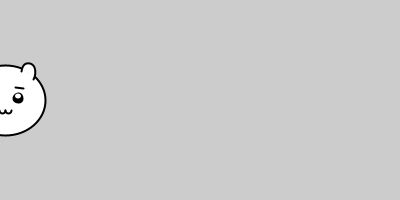
Frame 1 (no input)
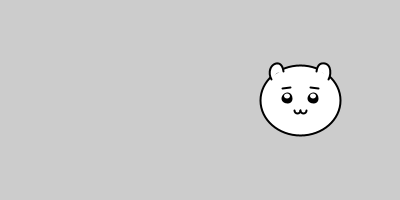
Frame 60 (the mouse pressed at the canvas centre just before this capture)
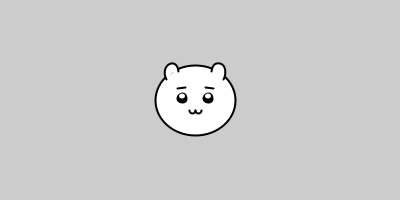
Frame 120 (the mouse held since frame 60 and released just before this capture)

The Processing sketch that drew these frames (run headless with seeded random() and noise(); from frame 60 on, the mouse is pressed at the canvas centre):

// Processing sketch: sk_func_face_x
// ── sk_func_face_x.pde
int iX = 0;

void setup()
{
  size( 400, 200 );
  frameRate( 30 );
}

void draw()
{
  background( 204 );
  
  iX += 5;  // 毎フレーム5ピクセル移動
  if( iX > 400 )
  {
    iX = 0;
  }
  
  translate( iX, 100 );  // スクリーン中央へ平行移動
  
  // 顔の描画
  drawFace();
}

void drawFace()
{
  strokeWeight( 2 );
  
  // 顔輪郭と耳
  fill( 255 );
  ellipse( 0, 0, 80, 70 );
  arc( -23, -27, 14, 20, radians( -220 ), radians( -10 ) );
  arc(  23, -27, 14, 20, radians( -170 ), radians( 40 ) );
  
  // 目
  fill( 0 );
  circle( -13, -2, 9 );
  circle(  13, -2, 9 );
  
  // 眉
  line( -18, -12, -10, -13 );
  line(  18, -12, 10, -13 );
  
  // 目のハイライト
  fill( 255 );
  noStroke();
  ellipse( -13, -4, 6, 5 );
  ellipse(  13, -4, 6, 5 );
  
  // 口
  stroke( 0 );
  arc( -3, 10, 6, 6, radians( 0 ), radians( 180 ) );
  arc(  3, 10, 6, 6, radians( 0 ), radians( 180 ) );
}
